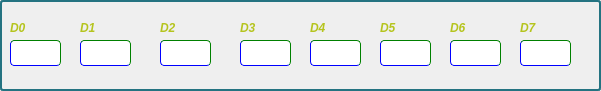
     <widget class="QGroupBox" name="groupBox_13">
      <property name="geometry">
       <rect>
        <x>20</x>
        <y>450</y>
        <width>601</width>
        <height>91</height>
       </rect>
      </property>
      <property name="styleSheet">
       <string notr="true">QGroupBox { 
     border: 2px solid #247381; 
     border-radius: 3px; 
 } </string>
      </property>
      <property name="title">
       <string/>
      </property>
      <widget class="QLineEdit" name="SD0">
       <property name="geometry">
        <rect>
         <x>10</x>
         <y>40</y>
         <width>51</width>
         <height>26</height>
        </rect>
       </property>
       <property name="font">
        <font>
         <family>Times New Roman</family>
         <pointsize>14</pointsize>
         <bold>true</bold>
        </font>
       </property>
       <property name="styleSheet">
        <string notr="true"> QLineEdit { 
                         border-radius: 4px; 
                         color:rgb(0, 0, 0); 
                         background-color: rgb(255, 255, 255); 
                          border-color:  green green blue blue;border-top-style:none;
border-width: 1px; border-style: solid;} 

QLineEdit:focus { 
                         border-style:outset; 
                         border-width:4px; 
                         border-radius: 4px;
                         border-color: #25C6B2;
                         color:rgb(0, 0, 0); 
                         background-color: #FFFFFF; } </string>
       </property>
       <property name="alignment">
        <set>Qt::AlignCenter</set>
       </property>
      </widget>
      <widget class="QLineEdit" name="SD1">
       <property name="geometry">
        <rect>
         <x>80</x>
         <y>40</y>
         <width>51</width>
         <height>26</height>
        </rect>
       </property>
       <property name="font">
        <font>
         <family>Times New Roman</family>
         <pointsize>14</pointsize>
         <bold>true</bold>
        </font>
       </property>
       <property name="styleSheet">
        <string notr="true"> QLineEdit { 
                         border-radius: 4px; 
                         color:rgb(0, 0, 0); 
                         background-color: rgb(255, 255, 255); 
                          border-color:  green green blue blue;border-top-style:none;
border-width: 1px; border-style: solid;} 

QLineEdit:focus { 
                         border-style:outset; 
                         border-width:4px; 
                         border-radius: 4px;
                         border-color: #25C6B2;
                         color:rgb(0, 0, 0); 
                         background-color: #FFFFFF; } </string>
       </property>
       <property name="alignment">
        <set>Qt::AlignCenter</set>
       </property>
      </widget>
      <widget class="QLineEdit" name="SD2">
       <property name="geometry">
        <rect>
         <x>160</x>
         <y>40</y>
         <width>51</width>
         <height>26</height>
        </rect>
       </property>
       <property name="font">
        <font>
         <family>Times New Roman</family>
         <pointsize>14</pointsize>
         <bold>true</bold>
        </font>
       </property>
       <property name="styleSheet">
        <string notr="true"> QLineEdit { 
                         border-radius: 4px; 
                         color:rgb(0, 0, 0); 
                         background-color: rgb(255, 255, 255); 
                          border-color:  green green blue blue;border-top-style:none;
border-width: 1px; border-style: solid;} 

QLineEdit:focus { 
                         border-style:outset; 
                         border-width:4px; 
                         border-radius: 4px;
                         border-color: #25C6B2;
                         color:rgb(0, 0, 0); 
                         background-color: #FFFFFF; } </string>
       </property>
       <property name="alignment">
        <set>Qt::AlignCenter</set>
       </property>
      </widget>
      <widget class="QLineEdit" name="SD3">
       <property name="geometry">
        <rect>
         <x>240</x>
         <y>40</y>
         <width>51</width>
         <height>26</height>
        </rect>
       </property>
       <property name="font">
        <font>
         <family>Times New Roman</family>
         <pointsize>14</pointsize>
         <bold>true</bold>
        </font>
       </property>
       <property name="styleSheet">
        <string notr="true"> QLineEdit { 
                         border-radius: 4px; 
                         color:rgb(0, 0, 0); 
                         background-color: rgb(255, 255, 255); 
                          border-color:  green green blue blue;border-top-style:none;
border-width: 1px; border-style: solid;} 

QLineEdit:focus { 
                         border-style:outset; 
                         border-width:4px; 
                         border-radius: 4px;
                         border-color: #25C6B2;
                         color:rgb(0, 0, 0); 
                         background-color: #FFFFFF; } </string>
       </property>
       <property name="alignment">
        <set>Qt::AlignCenter</set>
       </property>
      </widget>
      <widget class="QLineEdit" name="SD4">
       <property name="geometry">
        <rect>
         <x>310</x>
         <y>40</y>
         <width>51</width>
         <height>26</height>
        </rect>
       </property>
       <property name="font">
        <font>
         <family>Times New Roman</family>
         <pointsize>14</pointsize>
         <bold>true</bold>
        </font>
       </property>
       <property name="styleSheet">
        <string notr="true"> QLineEdit { 
                         border-radius: 4px; 
                         color:rgb(0, 0, 0); 
                         background-color: rgb(255, 255, 255); 
                          border-color:  green green blue blue;border-top-style:none;
border-width: 1px; border-style: solid;} 

QLineEdit:focus { 
                         border-style:outset; 
                         border-width:4px; 
                         border-radius: 4px;
                         border-color: #25C6B2;
                         color:rgb(0, 0, 0); 
                         background-color: #FFFFFF; } </string>
       </property>
       <property name="alignment">
        <set>Qt::AlignCenter</set>
       </property>
      </widget>
      <widget class="QLineEdit" name="SD5">
       <property name="geometry">
        <rect>
         <x>380</x>
         <y>40</y>
         <width>51</width>
         <height>26</height>
        </rect>
       </property>
       <property name="font">
        <font>
         <family>Times New Roman</family>
         <pointsize>14</pointsize>
         <bold>true</bold>
        </font>
       </property>
       <property name="styleSheet">
        <string notr="true"> QLineEdit { 
                         border-radius: 4px; 
                         color:rgb(0, 0, 0); 
                         background-color: rgb(255, 255, 255); 
                          border-color:  green green blue blue;border-top-style:none;
border-width: 1px; border-style: solid;} 

QLineEdit:focus { 
                         border-style:outset; 
                         border-width:4px; 
                         border-radius: 4px;
                         border-color: #25C6B2;
                         color:rgb(0, 0, 0); 
                         background-color: #FFFFFF; } </string>
       </property>
       <property name="alignment">
        <set>Qt::AlignCenter</set>
       </property>
      </widget>
      <widget class="QLineEdit" name="SD6">
       <property name="geometry">
        <rect>
         <x>450</x>
         <y>40</y>
         <width>51</width>
         <height>26</height>
        </rect>
       </property>
       <property name="font">
        <font>
         <family>Times New Roman</family>
         <pointsize>14</pointsize>
         <bold>true</bold>
        </font>
       </property>
       <property name="styleSheet">
        <string notr="true"> QLineEdit { 
                         border-radius: 4px; 
                         color:rgb(0, 0, 0); 
                         background-color: rgb(255, 255, 255); 
                          border-color:  green green blue blue;border-top-style:none;
border-width: 1px; border-style: solid;} 

QLineEdit:focus { 
                         border-style:outset; 
                         border-width:4px; 
                         border-radius: 4px;
                         border-color: #25C6B2;
                         color:rgb(0, 0, 0); 
                         background-color: #FFFFFF; } </string>
       </property>
       <property name="alignment">
        <set>Qt::AlignCenter</set>
       </property>
      </widget>
      <widget class="QLineEdit" name="SD7">
       <property name="geometry">
        <rect>
         <x>520</x>
         <y>40</y>
         <width>51</width>
         <height>26</height>
        </rect>
       </property>
       <property name="font">
        <font>
         <family>Times New Roman</family>
         <pointsize>14</pointsize>
         <bold>true</bold>
        </font>
       </property>
       <property name="styleSheet">
        <string notr="true"> QLineEdit { 
                         border-radius: 4px; 
                         color:rgb(0, 0, 0); 
                         background-color: rgb(255, 255, 255); 
                          border-color:  green green blue blue;border-top-style:none;
border-width: 1px; border-style: solid;} 

QLineEdit:focus { 
                         border-style:outset; 
                         border-width:4px; 
                         border-radius: 4px;
                         border-color: #25C6B2;
                         color:rgb(0, 0, 0); 
                         background-color: #FFFFFF; } </string>
       </property>
       <property name="alignment">
        <set>Qt::AlignCenter</set>
       </property>
      </widget>
      <widget class="QLabel" name="label_2">
       <property name="geometry">
        <rect>
         <x>10</x>
         <y>20</y>
         <width>51</width>
         <height>16</height>
        </rect>
       </property>
       <property name="styleSheet">
        <string notr="true">QLabel{color:#B5C41E;}</string>
       </property>
       <property name="text">
        <string>&lt;html&gt;&lt;head/&gt;&lt;body&gt;&lt;p&gt;&lt;span style=&quot; font-weight:700; font-style:italic;&quot;&gt;D0&lt;/span&gt;&lt;/p&gt;&lt;/body&gt;&lt;/html&gt;</string>
       </property>
      </widget>
      <widget class="QLabel" name="label_3">
       <property name="geometry">
        <rect>
         <x>80</x>
         <y>20</y>
         <width>51</width>
         <height>16</height>
        </rect>
       </property>
       <property name="styleSheet">
        <string notr="true">QLabel{color:#B5C41E;}</string>
       </property>
       <property name="text">
        <string>&lt;html&gt;&lt;head/&gt;&lt;body&gt;&lt;p&gt;&lt;span style=&quot; font-weight:700; font-style:italic;&quot;&gt;D1&lt;/span&gt;&lt;/p&gt;&lt;/body&gt;&lt;/html&gt;</string>
       </property>
      </widget>
      <widget class="QLabel" name="label_4">
       <property name="geometry">
        <rect>
         <x>160</x>
         <y>20</y>
         <width>41</width>
         <height>16</height>
        </rect>
       </property>
       <property name="styleSheet">
        <string notr="true">QLabel{color:#B5C41E;}</string>
       </property>
       <property name="text">
        <string>&lt;html&gt;&lt;head/&gt;&lt;body&gt;&lt;p&gt;&lt;span style=&quot; font-weight:700; font-style:italic;&quot;&gt;D2&lt;/span&gt;&lt;/p&gt;&lt;/body&gt;&lt;/html&gt;</string>
       </property>
      </widget>
      <widget class="QLabel" name="label_5">
       <property name="geometry">
        <rect>
         <x>240</x>
         <y>20</y>
         <width>41</width>
         <height>16</height>
        </rect>
       </property>
       <property name="styleSheet">
        <string notr="true">QLabel{color:#B5C41E;}</string>
       </property>
       <property name="text">
        <string>&lt;html&gt;&lt;head/&gt;&lt;body&gt;&lt;p&gt;&lt;span style=&quot; font-weight:700; font-style:italic;&quot;&gt;D3&lt;/span&gt;&lt;/p&gt;&lt;/body&gt;&lt;/html&gt;</string>
       </property>
      </widget>
      <widget class="QLabel" name="label_6">
       <property name="geometry">
        <rect>
         <x>310</x>
         <y>20</y>
         <width>41</width>
         <height>16</height>
        </rect>
       </property>
       <property name="styleSheet">
        <string notr="true">QLabel{color:#B5C41E;}</string>
       </property>
       <property name="text">
        <string>&lt;html&gt;&lt;head/&gt;&lt;body&gt;&lt;p&gt;&lt;span style=&quot; font-weight:700; font-style:italic;&quot;&gt;D4&lt;/span&gt;&lt;/p&gt;&lt;/body&gt;&lt;/html&gt;</string>
       </property>
      </widget>
      <widget class="QLabel" name="label_7">
       <property name="geometry">
        <rect>
         <x>380</x>
         <y>20</y>
         <width>41</width>
         <height>16</height>
        </rect>
       </property>
       <property name="styleSheet">
        <string notr="true">QLabel{color:#B5C41E;}</string>
       </property>
       <property name="text">
        <string>&lt;html&gt;&lt;head/&gt;&lt;body&gt;&lt;p&gt;&lt;span style=&quot; font-weight:700; font-style:italic;&quot;&gt;D5&lt;/span&gt;&lt;/p&gt;&lt;/body&gt;&lt;/html&gt;</string>
       </property>
      </widget>
      <widget class="QLabel" name="label_8">
       <property name="geometry">
        <rect>
         <x>450</x>
         <y>20</y>
         <width>41</width>
         <height>16</height>
        </rect>
       </property>
       <property name="styleSheet">
        <string notr="true">QLabel{color:#B5C41E;}</string>
       </property>
       <property name="text">
        <string>&lt;html&gt;&lt;head/&gt;&lt;body&gt;&lt;p&gt;&lt;span style=&quot; font-weight:700; font-style:italic;&quot;&gt;D6&lt;/span&gt;&lt;/p&gt;&lt;/body&gt;&lt;/html&gt;</string>
       </property>
      </widget>
      <widget class="QLabel" name="label_9">
       <property name="geometry">
        <rect>
         <x>520</x>
         <y>20</y>
         <width>41</width>
         <height>16</height>
        </rect>
       </property>
       <property name="styleSheet">
        <string notr="true">QLabel{color:#B5C41E;}</string>
       </property>
       <property name="text">
        <string>&lt;html&gt;&lt;head/&gt;&lt;body&gt;&lt;p&gt;&lt;span style=&quot; font-weight:700; font-style:italic;&quot;&gt;D7&lt;/span&gt;&lt;/p&gt;&lt;/body&gt;&lt;/html&gt;</string>
       </property>
      </widget>
     </widget>
